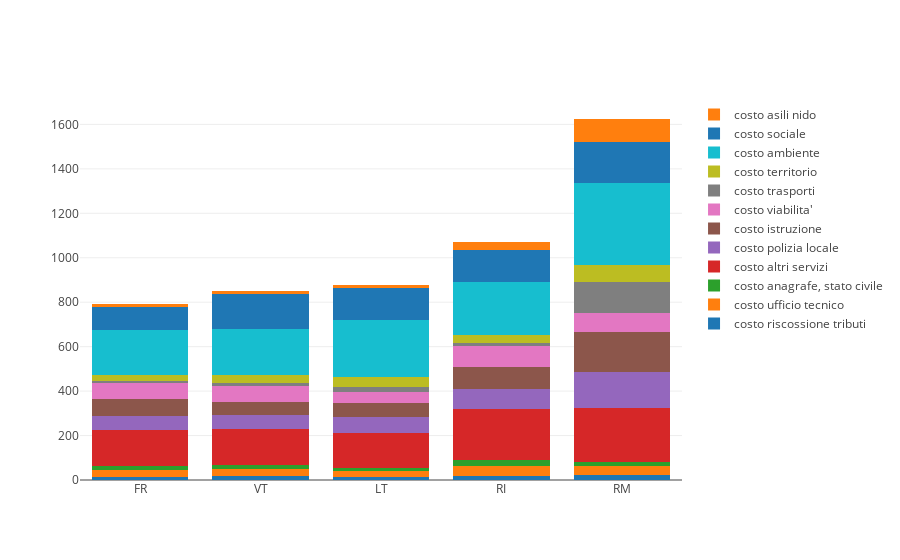

The code cell stored with this chart in its notebook:
### Code cell
data = []

for c in df_lazio_prov_media.columns[:-1]:
    trace = go.Bar(
        x = df_lazio_prov_media.index.values,
        y = df_lazio_prov_media[c],
        name = c,
    )
    data.append(trace)

layout = go.Layout(
    barmode='stack'
)

fig = go.Figure(data=data, layout=layout)
py.iplot(fig)

### Figure 1 — Plotly figure (JSON) as saved in the notebook; plotly's stock layout.template omitted (floating-point values rounded to 4 significant figures)
{"data": [{"name": "costo riscossione tributi", "type": "bar", "x": ["FR", "VT", "LT", "RI", "RM"], "y": [14.37, 20.11, 13.05, 17.74, 22.98]}, {"name": "costo ufficio tecnico", "type": "bar", "x": ["FR", "VT", "LT", "RI", "RM"], "y": [30.53, 31.18, 26.03, 46.78, 40.45]}, {"name": "costo anagrafe, stato civile", "type": "bar", "x": ["FR", "VT", "LT", "RI", "RM"], "y": [18.94, 17.07, 13.3, 25.88, 18.17]}, {"name": "costo altri servizi", "type": "bar", "x": ["FR", "VT", "LT", "RI", "RM"], "y": [163.2, 159.0, 158.6, 230.8, 243.0]}, {"name": "costo polizia locale", "type": "bar", "x": ["FR", "VT", "LT", "RI", "RM"], "y": [59.61, 63.36, 72.4, 86.49, 160.3]}, {"name": "costo istruzione", "type": "bar", "x": ["FR", "VT", "LT", "RI", "RM"], "y": [79.25, 62.36, 61.48, 102.4, 182.2]}, {"name": "costo viabilita'", "type": "bar", "x": ["FR", "VT", "LT", "RI", "RM"], "y": [68.63, 69.88, 50.3, 94.97, 82.06]}, {"name": "costo trasporti", "type": "bar", "x": ["FR", "VT", "LT", "RI", "RM"], "y": [10.38, 11.67, 21.57, 9.252, 142.9]}, {"name": "costo territorio", "type": "bar", "x": ["FR", "VT", "LT", "RI", "RM"], "y": [29.39, 38.66, 47.67, 38.98, 74.98]}, {"name": "costo ambiente", "type": "bar", "x": ["FR", "VT", "LT", "RI", "RM"], "y": [199.3, 206.3, 255.5, 238.6, 368.9]}, {"name": "costo sociale", "type": "bar", "x": ["FR", "VT", "LT", "RI", "RM"], "y": [104.2, 156.3, 144.0, 142.1, 185.4]}, {"name": "costo asili nido", "type": "bar", "x": ["FR", "VT", "LT", "RI", "RM"], "y": [12.51, 14.31, 14.66, 35.36, 102.9]}], "layout": {"barmode": "stack"}}
